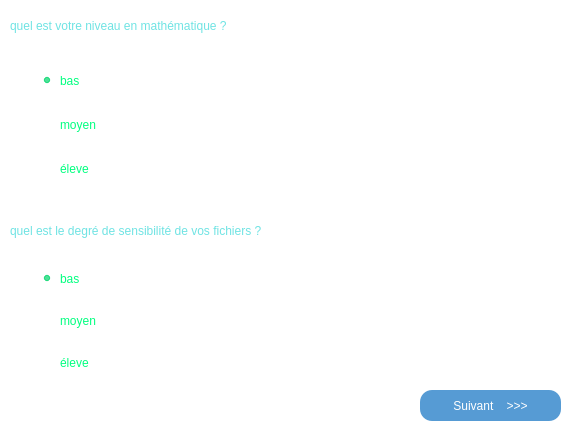
       <widget class="QWidget" name="page1">
        <property name="styleSheet">
         <string notr="true">
*{
background:transparent;
border-color:1d77ab;
border-radius: 15px;
}

QPushButton{
border-radius:12px;
color:white;
background:rgba(44, 130, 201, 0.8);

}
QPushButton:hover{
border-radius:12px;
color:#6fe3e3;
background:rgba(52, 152, 219, 0.8);

}
QPushButton:pressed{
background:rgba(0,0,204,0.4);
color:#6fe3e3;
}
QLabel{
font: 14pt &quot;5by7&quot;;
}
</string>
        </property>
        <widget class="QLabel" name="label_23">
         <property name="geometry">
          <rect>
           <x>10</x>
           <y>0</y>
           <width>471</width>
           <height>51</height>
          </rect>
         </property>
         <property name="styleSheet">
          <string notr="true">background:transparent;

font: 16pt &quot;Century Gothic&quot;;


color:#6fe3e3;</string>
         </property>
         <property name="text">
          <string>quel est votre niveau en mathématique ?</string>
         </property>
        </widget>
        <widget class="QPushButton" name="next1">
         <property name="geometry">
          <rect>
           <x>420</x>
           <y>390</y>
           <width>141</width>
           <height>31</height>
          </rect>
         </property>
         <property name="sizePolicy">
          <sizepolicy hsizetype="Minimum" vsizetype="Fixed">
           <horstretch>0</horstretch>
           <verstretch>0</verstretch>
          </sizepolicy>
         </property>
         <property name="styleSheet">
          <string notr="true">font: 14pt &quot;5by7&quot;;</string>
         </property>
         <property name="text">
          <string>Suivant    &gt;&gt;&gt;</string>
         </property>
         <property name="checkable">
          <bool>false</bool>
         </property>
         <property name="default">
          <bool>true</bool>
         </property>
        </widget>
        <widget class="QLabel" name="label_24">
         <property name="geometry">
          <rect>
           <x>10</x>
           <y>210</y>
           <width>561</width>
           <height>41</height>
          </rect>
         </property>
         <property name="styleSheet">
          <string notr="true">background:transparent;

font: 16pt &quot;Century Gothic&quot;;


color:#6fe3e3;</string>
         </property>
         <property name="text">
          <string>quel est le degré de sensibilité de vos fichiers ?</string>
         </property>
        </widget>
        <widget class="QLabel" name="label_25">
         <property name="geometry">
          <rect>
           <x>350</x>
           <y>270</y>
           <width>140</width>
           <height>120</height>
          </rect>
         </property>
         <property name="text">
          <string/>
         </property>
         <property name="pixmap">
          <pixmap>image/Projet Crypto art/Dossier mkadni.png</pixmap>
         </property>
         <property name="scaledContents">
          <bool>true</bool>
         </property>
        </widget>
        <widget class="QLabel" name="label_22">
         <property name="geometry">
          <rect>
           <x>150</x>
           <y>70</y>
           <width>401</width>
           <height>131</height>
          </rect>
         </property>
         <property name="styleSheet">
          <string notr="true">background:transparent;</string>
         </property>
         <property name="text">
          <string/>
         </property>
         <property name="pixmap">
          <pixmap>image/math.png</pixmap>
         </property>
         <property name="scaledContents">
          <bool>true</bool>
         </property>
        </widget>
        <widget class="QWidget" name="verticalLayoutWidget_4">
         <property name="geometry">
          <rect>
           <x>40</x>
           <y>50</y>
           <width>111</width>
           <height>151</height>
          </rect>
         </property>
         <layout class="QVBoxLayout" name="verticalLayout_4">
          <item>
           <widget class="QRadioButton" name="radioButton">
            <property name="styleSheet">
             <string notr="true">background:transparent;




font: 14pt &quot;Century Gothic&quot;;



color: rgb(0, 255, 127);</string>
            </property>
            <property name="text">
             <string>bas</string>
            </property>
            <property name="checked">
             <bool>true</bool>
            </property>
           </widget>
          </item>
          <item>
           <widget class="QRadioButton" name="radioButton_2">
            <property name="styleSheet">
             <string notr="true">background:transparent;




font: 14pt &quot;Century Gothic&quot;;



color: rgb(0, 255, 127);</string>
            </property>
            <property name="text">
             <string>moyen</string>
            </property>
           </widget>
          </item>
          <item>
           <widget class="QRadioButton" name="radioButton_3">
            <property name="styleSheet">
             <string notr="true">background:transparent;




font: 14pt &quot;Century Gothic&quot;;



color: rgb(0, 255, 127);</string>
            </property>
            <property name="text">
             <string>éleve</string>
            </property>
           </widget>
          </item>
         </layout>
        </widget>
        <widget class="QWidget" name="verticalLayoutWidget_5">
         <property name="geometry">
          <rect>
           <x>40</x>
           <y>250</y>
           <width>261</width>
           <height>141</height>
          </rect>
         </property>
         <layout class="QVBoxLayout" name="verticalLayout_5">
          <item>
           <widget class="QRadioButton" name="radioButton_10">
            <property name="styleSheet">
             <string notr="true">background:transparent;




font: 14pt &quot;Century Gothic&quot;;



color: rgb(0, 255, 127);</string>
            </property>
            <property name="text">
             <string>bas</string>
            </property>
            <property name="checked">
             <bool>true</bool>
            </property>
           </widget>
          </item>
          <item>
           <widget class="QRadioButton" name="radioButton_11">
            <property name="styleSheet">
             <string notr="true">background:transparent;




font: 14pt &quot;Century Gothic&quot;;



color: rgb(0, 255, 127);</string>
            </property>
            <property name="text">
             <string>moyen</string>
            </property>
           </widget>
          </item>
          <item>
           <widget class="QRadioButton" name="radioButton_12">
            <property name="styleSheet">
             <string notr="true">background:transparent;




font: 14pt &quot;Century Gothic&quot;;



color: rgb(0, 255, 127);</string>
            </property>
            <property name="text">
             <string>éleve</string>
            </property>
           </widget>
          </item>
         </layout>
        </widget>
       </widget>
